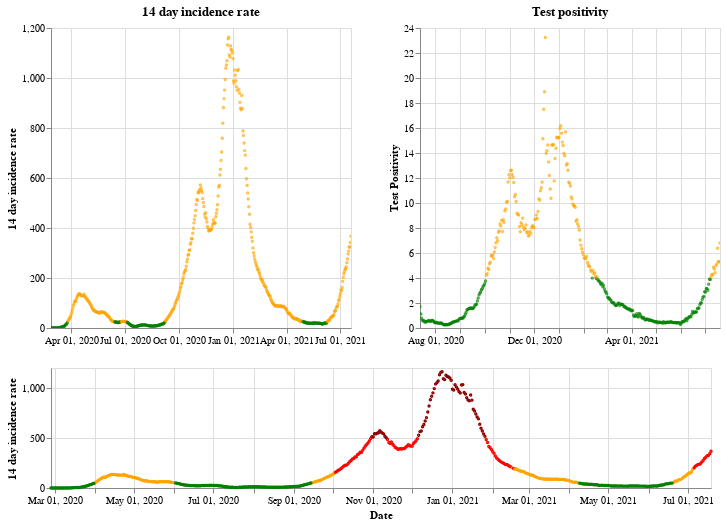

The notebook cell saved with this chart:
### Markdown cell above
## Wales

### Code cell
plot_traffic_light('Wales')

### Figure 1 — Vega-Lite specification as saved in the notebook (floating-point values rounded to 4 significant figures; data arrays with more than 128 entries replaced by an {"elided": "..."} marker saying what was removed)
{"config": {"view": {"continuousWidth": 400, "continuousHeight": 300}}, "vconcat": [{"hconcat": [{"mark": {"type": "point", "size": 2}, "encoding": {"color": {"condition": {"value": "green", "test": "(datum.twoWeeklyCasesRate <= 25)"}, "value": "orange"}, "tooltip": [{"type": "nominal", "field": "areaName"}, {"type": "temporal", "field": "date"}, {"type": "quantitative", "field": "twoWeeklyCasesRate"}, {"type": "quantitative", "field": "testPositivity"}], "x": {"type": "temporal", "axis": {"title": ""}, "field": "date", "scale": {"domain": {"selection": "DateBrush"}}, "timeUnit": "yearmonthdate"}, "y": {"type": "quantitative", "axis": {"title": "14 day incidence rate"}, "field": "twoWeeklyCasesRate"}}, "title": "14 day incidence rate", "width": 300}, {"mark": {"type": "point", "size": 2}, "encoding": {"color": {"condition": {"value": "green", "test": "(datum.testPositivity <= 4)"}, "value": "orange"}, "tooltip": [{"type": "nominal", "field": "areaName"}, {"type": "temporal", "field": "date"}, {"type": "quantitative", "field": "twoWeeklyCasesRate"}, {"type": "quantitative", "field": "testPositivity"}], "x": {"type": "temporal", "axis": {"title": ""}, "field": "date", "scale": {"domain": {"selection": "DateBrush"}}, "timeUnit": "yearmonthdate"}, "y": {"type": "quantitative", "axis": {"title": "Test Positivity"}, "field": "testPositivity"}}, "title": "Test positivity", "width": 300}]}, {"layer": [{"mark": {"type": "point", "size": 2}, "encoding": {"color": {"condition": {"value": "orange", "test": "(((datum.testPositivity < 4) && (datum.twoWeeklyCasesRate >= 50)) && (datum.twoWeeklyCasesRate < 200))"}, "value": "red"}, "opacity": {"condition": {"value": 1, "test": "((datum.twoWeeklyCasesRate >= 50) && (datum.twoWeeklyCasesRate < 500))"}, "value": 0}, "tooltip": [{"type": "nominal", "field": "areaName"}, {"type": "temporal", "field": "date"}, {"type": "quantitative", "field": "twoWeeklyCasesRate"}, {"type": "quantitative", "field": "testPositivity"}], "x": {"type": "temporal", "axis": {"title": "Date"}, "field": "date", "timeUnit": "yearmonthdate"}, "y": {"type": "quantitative", "axis": {"title": "14 day incidence rate"}, "field": "twoWeeklyCasesRate"}}, "selection": {"DateBrush": {"type": "interval", "encodings": ["x"], "fields": ["Time"]}}}, {"mark": {"type": "point", "size": 2}, "encoding": {"color": {"value": "darkred"}, "opacity": {"condition": {"value": 1, "test": "(datum.twoWeeklyCasesRate >= 500)"}, "value": 0}, "tooltip": [{"type": "nominal", "field": "areaName"}, {"type": "temporal", "field": "date"}, {"type": "quantitative", "field": "twoWeeklyCasesRate"}, {"type": "quantitative", "field": "testPositivity"}], "x": {"type": "temporal", "axis": {"title": "Date"}, "field": "date", "timeUnit": "yearmonthdate"}, "y": {"type": "quantitative", "axis": {"title": "14 day incidence rate"}, "field": "twoWeeklyCasesRate"}}}, {"mark": {"type": "point", "size": 2}, "encoding": {"color": {"condition": {"value": "green", "test": "((datum.testPositivity < 4) && (datum.twoWeeklyCasesRate < 50))"}, "value": "orange"}, "opacity": {"condition": {"value": 1, "test": "(datum.twoWeeklyCasesRate < 50)"}, "value": 0}, "tooltip": [{"type": "nominal", "field": "areaName"}, {"type": "temporal", "field": "date"}, {"type": "quantitative", "field": "twoWeeklyCasesRate"}, {"type": "quantitative", "field": "testPositivity"}], "x": {"type": "temporal", "axis": {"title": "Date"}, "field": "date", "timeUnit": "yearmonthdate"}, "y": {"type": "quantitative", "axis": {"title": "14 day incidence rate"}, "field": "twoWeeklyCasesRate"}}}], "height": 120, "width": 660}], "data": {"name": "data-6bbb3ea41742abe1ad74fb38f29ea873"}, "$schema": "https://vega.github.io/schema/vega-lite/v4.8.1.json", "datasets": {"data-6bbb3ea41742abe1ad74fb38f29ea873": {"elided": "509 records"}}}
